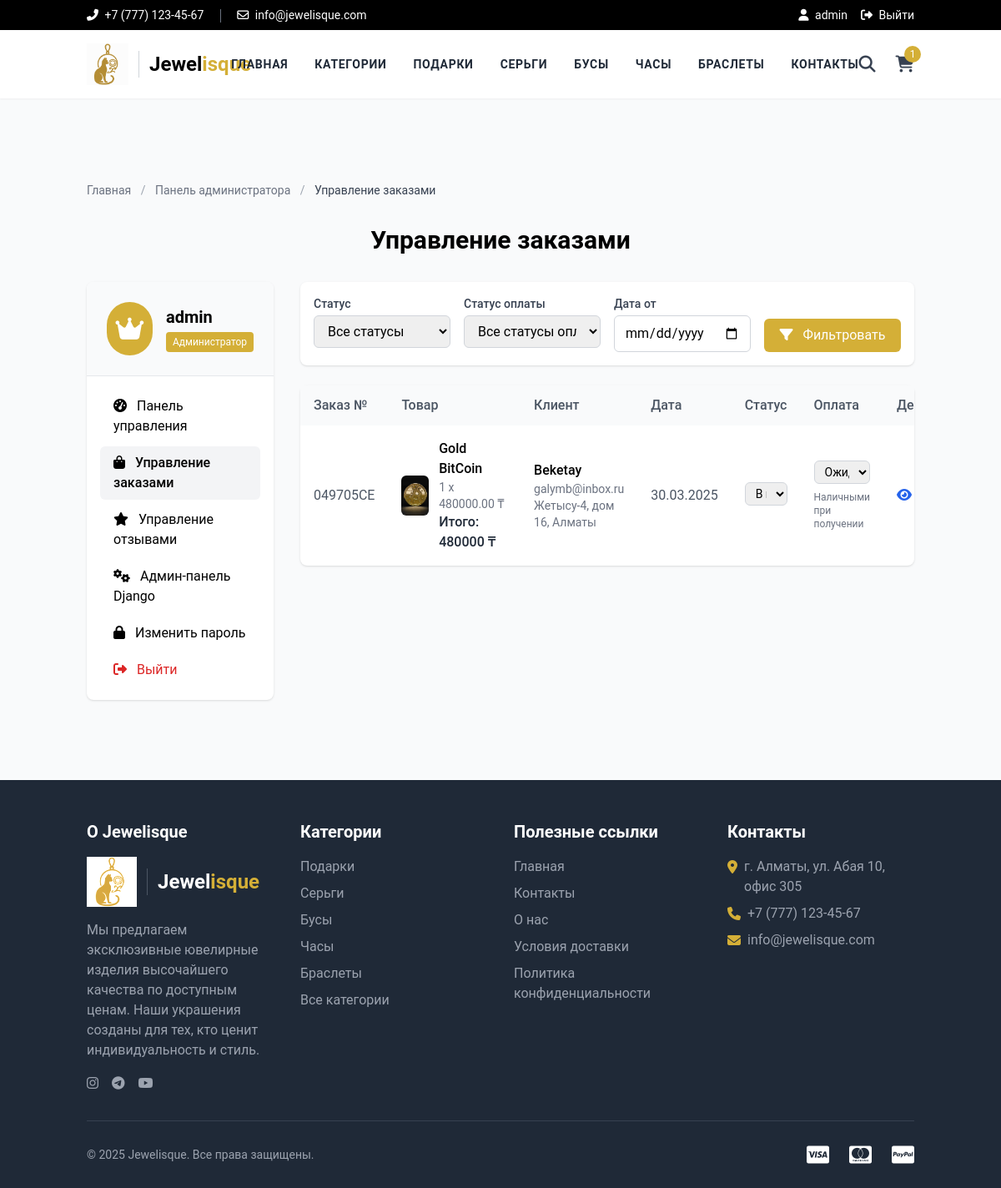
Page /admin-orders/ (signed in) on the earlier database version.
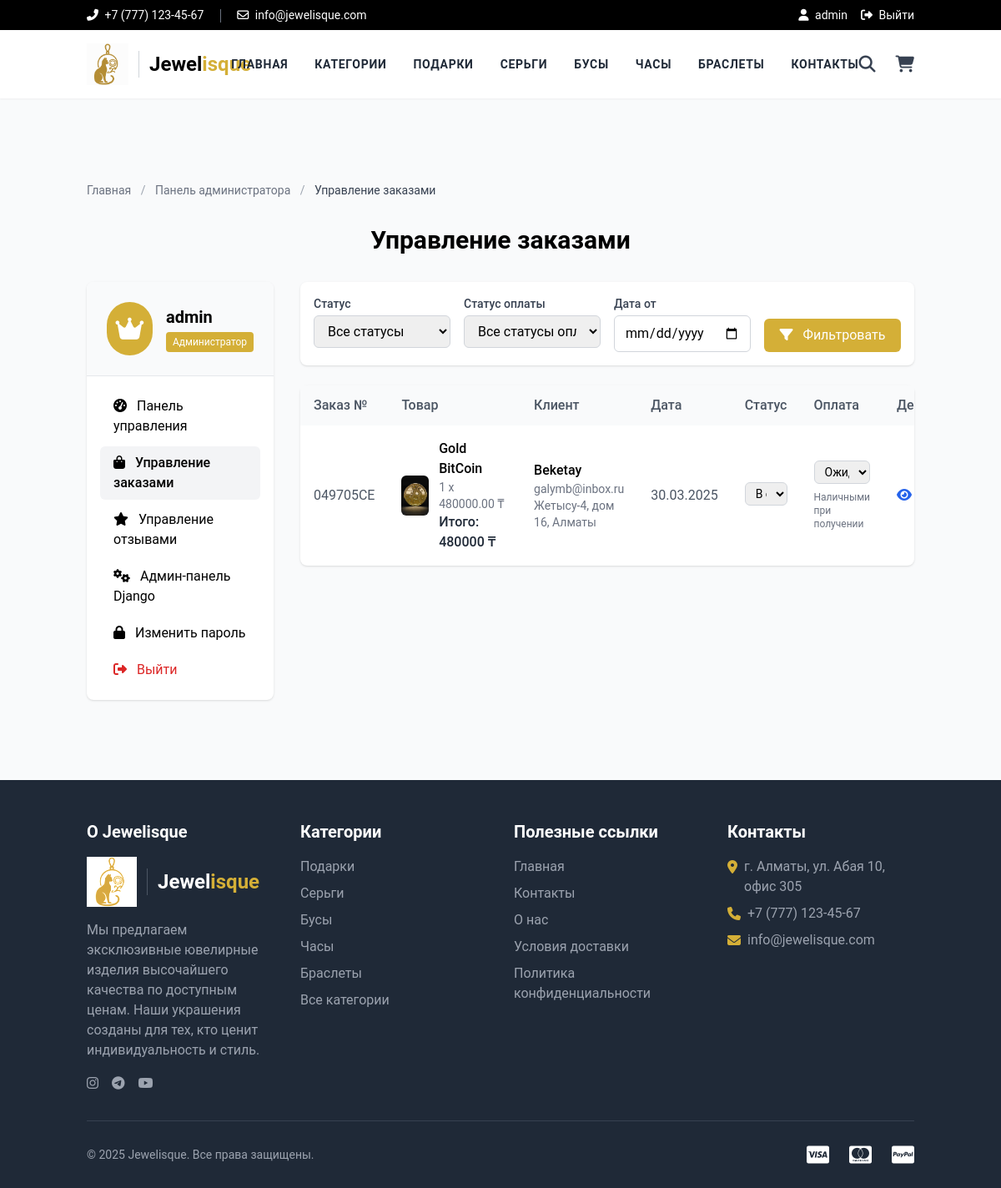
Same page on the later database version.
### store/models.py (models this page shows, shortened)
class Order(models.Model):
    user = models.ForeignKey(User, verbose_name="Пользователь", on_delete=models.CASCADE, db_index=True)
    address = models.ForeignKey(Address, verbose_name="Адрес доставки", on_delete=models.CASCADE, db_index=True)
    product = models.ForeignKey(Product, verbose_name="Товар", on_delete=models.CASCADE, db_index=True)
    quantity = models.PositiveIntegerField(verbose_name="Количество")
    ordered_date = models.DateTimeField(auto_now_add=True, verbose_name="Дата заказа")
    status = models.CharField(
        choices=STATUS_CHOICES,
        max_length=50,
        default="Pending",
        verbose_name="Статус"
    )
    payment_method = models.CharField(
        choices=PAYMENT_METHOD_CHOICES,
        max_length=20,
        default="cash",
        verbose_name="Способ оплаты"
    )
    payment_status = models.CharField(
        choices=PAYMENT_STATUS_CHOICES,
        max_length=20,
        default="pending",
        verbose_name="Статус оплаты"
    )
    order_number = models.CharField(max_length=20, blank=True, null=True, verbose_name="Номер заказа", unique=True)
    class Meta:
        indexes = [
            models.Index(fields=['user']),
            models.Index(fields=['address']),
            models.Index(fields=['product']),
            models.Index(fields=['status']),
            models.Index(fields=['payment_status']),
            models.Index(fields=['order_number']),
        ]

class Product(models.Model):
    title = models.CharField(max_length=150, verbose_name="Название товара")
    slug = models.SlugField(max_length=160, verbose_name="URL товара", unique=True)
    sku = models.CharField(max_length=255, unique=True, verbose_name="Уникальный ID товара (SKU)")
    short_description = models.TextField(verbose_name="Краткое описание")
    detail_description = models.TextField(blank=True, null=True, verbose_name="Подробное описание")
    product_image = models.ImageField(upload_to='product', blank=True, null=True, verbose_name="Изображение товара")
    price = models.DecimalField(max_digits=8, decimal_places=2, verbose_name="Цена")
    category = models.ForeignKey(Category, verbose_name="Категория товара", on_delete=models.CASCADE, db_index=True)
    is_active = models.BooleanField(verbose_name="Активен?", default=True)
    is_featured = models.BooleanField(verbose_name="Рекомендуемый?", default=False)
    created_at = models.DateTimeField(auto_now_add=True, verbose_name="Дата создания")
    updated_at = models.DateTimeField(auto_now=True, verbose_name="Дата обновления")
    class Meta:
        verbose_name_plural = 'Товары'
        ordering = ('-created_at',)
        indexes = [
            models.Index(fields=['slug']),
            models.Index(fields=['sku']),
            models.Index(fields=['category']),
            models.Index(fields=['is_active']),
            models.Index(fields=['is_featured']),
            models.Index(fields=['price']),
        ]

class Address(models.Model):
    user = models.ForeignKey(User, verbose_name="Пользователь", on_delete=models.CASCADE, db_index=True)
    locality = models.CharField(max_length=150, verbose_name="Ближайшее местоположение")
    city = models.CharField(max_length=150, verbose_name="Город")
    state = models.CharField(max_length=150, verbose_name="Область")
    class Meta:
        indexes = [
            models.Index(fields=['user']),
        ]

### store/views.py (the view)
# urls.py: path('admin-orders/', views.admin_orders, name='admin-orders'),
@login_required
def admin_orders(request):
    if not request.user.is_superuser:
        return redirect('store:profile')
    status = request.GET.get('status', '')
    payment_status = request.GET.get('payment_status', '')
    date_from = request.GET.get('date_from', '')
    orders = Order.objects.all().select_related('user', 'product', 'address')
    if status:
        orders = orders.filter(status=status)
    if payment_status:
        orders = orders.filter(payment_status=payment_status)
    if date_from:
        try:
            date_obj = datetime.strptime(date_from, '%Y-%m-%d').date()
            orders = orders.filter(ordered_date__date__gte=date_obj)
        except ValueError:
            pass  # Невалидная дата, игнорируем фильтр
    orders = orders.order_by('-ordered_date')
    context = {
        'orders': orders,
        'status': status,
        'payment_status': payment_status,
        'date_from': date_from,
    }
    return render(request, 'store/admin_orders.html', context)

### store/context_preprocessors.py (called while the page is built)
def store_menu(request):
    categories = Category.objects.filter(is_active=True)[:5]  # Ограничиваем до 5 категорий для меню
    return {'menu_categories': categories}

def cart_menu(request):
    if request.user.is_authenticated:
        cart_count = Cart.objects.filter(user=request.user).count()
        return {'cart_count': cart_count}
    return {'cart_count': 0}

### store/templatetags/store_tags.py (called while the page is built)
@register.simple_tag
def get_media_prefix():
    return settings.MEDIA_URL

@register.filter
def mul(value, arg):
    try:
        return float(value) * float(arg)
    except (ValueError, TypeError):
        return 0

### templates/store/admin_orders.html (shortened to what the changed rows need)
{% extends 'base.html' %}
{% load store_tags %}
{% block content %}
<div class="container mx-auto px-4 py-12">
    <h1 class="text-3xl font-bold mb-8 text-center">Управление заказами</h1>
    <div class="grid grid-cols-1 md:grid-cols-4 gap-8">
        <div class="md:col-span-1">
            <div class="bg-white rounded-lg shadow overflow-hidden">
                <div class="p-6 bg-gray-50 border-b">
                    <div class="flex items-center">
                        <div>
                            <h2 class="text-xl font-bold">{{ request.user.username }}</h2>
                        </div>
                    </div>
                </div>
            </div>
        </div>
        <div class="md:col-span-3">
            <div class="bg-white rounded-lg shadow">
                {% if orders %}
                <div class="overflow-x-auto">
                    <table class="min-w-full">
                        <thead>
                            <tr class="bg-gray-50 text-left text-gray-600">
                                <th class="px-4 py-3 font-medium">Заказ №</th>
                                <th class="px-4 py-3 font-medium">Товар</th>
                                <th class="px-4 py-3 font-medium">Клиент</th>
                                <th class="px-4 py-3 font-medium">Дата</th>
                                <th class="px-4 py-3 font-medium">Статус</th>
                                <th class="px-4 py-3 font-medium">Оплата</th>
                                <th class="px-4 py-3 font-medium">Действия</th>
                            </tr>
                        </thead>
                        <tbody class="divide-y">
                            {% for order in orders %}
                            <tr>
                                <td class="px-4 py-4 text-gray-600">
                                    {{ order.order_number }}
                                </td>
                                <td class="px-4 py-4">
                                    <div class="flex items-center">
                                        <div class="w-12 h-12 rounded-md overflow-hidden mr-3">
                                            {% if order.product.product_image %}
                                            <img src="{{ order.product.product_image.url }}" alt="{{ order.product.title }}" class="w-full h-full object-cover">
                                            {% else %}
                                            <div class="w-full h-full bg-gray-200 flex items-center justify-center text-gray-400">
                                                <i class="fas fa-image"></i>
                                            </div>
                                            {% endif %}
                                        </div>
                                        <div>
                                            <a href="{% url 'store:product-detail' order.product.slug %}" class="font-medium hover:text-secondary">{{ order.product.title }}</a>
                                            <p class="text-gray-500 text-sm">{{ order.quantity }} x {{ order.product.price }} ₸</p>
                                            <p class="font-medium text-gray-800">Итого: {{ order.quantity|floatformat:0|mul:order.product.price|floatformat:0 }} ₸</p>
                                        </div>
                                    </div>
                                </td>
                                <td class="px-4 py-4">
                                    <div>
                                        <p class="font-medium">{{ order.user.username }}</p>
                                        <p class="text-gray-500 text-sm">{{ order.user.email }}</p>
                                        <p class="text-gray-500 text-sm">{{ order.address.locality }}, {{ order.address.city }}</p>
                                    </div>
                                </td>
                                <td class="px-4 py-4 text-gray-600">
                                    {{ order.ordered_date|date:"d.m.Y" }}
                                </td>
                                <td class="px-4 py-4">
                                    <form id="status-form-{{ order.id }}" method="post" action="{% url 'store:update-order-status' order.id %}">
                                        <select name="status" class="border border-gray-300 rounded-md px-2 py-1 text-sm mb-1 w-full" onchange="document.getElementById('status-form-{{ order.id }}').submit()">
                                            <option value="Pending" {% if order.status == 'Pending' %}selected{% endif %}>В ожидании</option>
                                            <option value="On The Way" {% if order.status == 'On The Way' %}selected{% endif %}>В пути</option>
                                        </select>
                                    </form>
                                </td>
                                <td class="px-4 py-4">
                                    <form id="payment-form-{{ order.id }}" method="post" action="{% url 'store:update-payment-status' order.id %}">
                                        <select name="payment_status" class="border border-gray-300 rounded-md px-2 py-1 text-sm mb-1 w-full" onchange="document.getElementById('payment-form-{{ order.id }}').submit()">
                                            <option value="pending" {% if order.payment_status == 'pending' %}selected{% endif %}>Ожидает оплаты</option>
                                        </select>
                                        <p class="text-xs text-gray-500 mt-1">
                                            {{ order.get_payment_method_display }}
                                        </p>
                                    </form>
                                </td>
                                <td class="px-4 py-4">
                                    <div class="flex space-x-2">
                                        <a href="#" onclick="showOrderDetails('{{ order.id }}')" class="text-blue-600 hover:text-blue-800">
                                            <i class="fas fa-eye"></i>
                                        </a>
                                    </div>
                                </td>
                            </tr>
                            {% endfor %}
                        </tbody>
                    </table>
                </div>
                {% endif %}
            </div>
        </div>
    </div>
</div>
{% endblock %}

### templates/base.html (shortened to what the changed rows need)
<!DOCTYPE html>
<html lang="ru">
<head>
    {% load static %}
    {% load store_tags %}
    <link rel="stylesheet" href="{% static 'css/styles.css' %}">
    <link rel="stylesheet" href="https://cdnjs.cloudflare.com/ajax/libs/font-awesome/6.4.0/css/all.min.css">
    <link rel="stylesheet" href="{% static 'css/base_style.css' %}">
    <script src="https://cdn.tailwindcss.com"></script>
</head>
<body class="bg-gray-50 flex flex-col min-h-screen">
    <header class="bg-white shadow-sm fixed top-0 left-0 right-0 w-full z-50">
        <div class="container mx-auto px-4">
            <div class="flex justify-between items-center py-4">
                <div class="flex items-center space-x-6">
                    <a href="{% url 'store:cart' %}" class="text-gray-700 hover:text-secondary transition relative">
                        <i class="fas fa-shopping-cart text-xl"></i>
                        {% if cart_count > 0 %}
                        <span class="absolute -top-2 -right-2 w-5 h-5 rounded-full bg-secondary text-white text-xs flex items-center justify-center">{{ cart_count }}</span>
                        {% endif %}
                    </a>
                </div>
            </div>
        </div>
    </header>
    <main class="flex-grow mt-[170px]">
        {% block content %}{% endblock %}
    </main>
</body>
</html>

Differences in the rows shown:
changed Order "049705CE": status "В пути" → "В ожидании"
Other differences:
{{ cart_count }}: "1" → (not shown)
